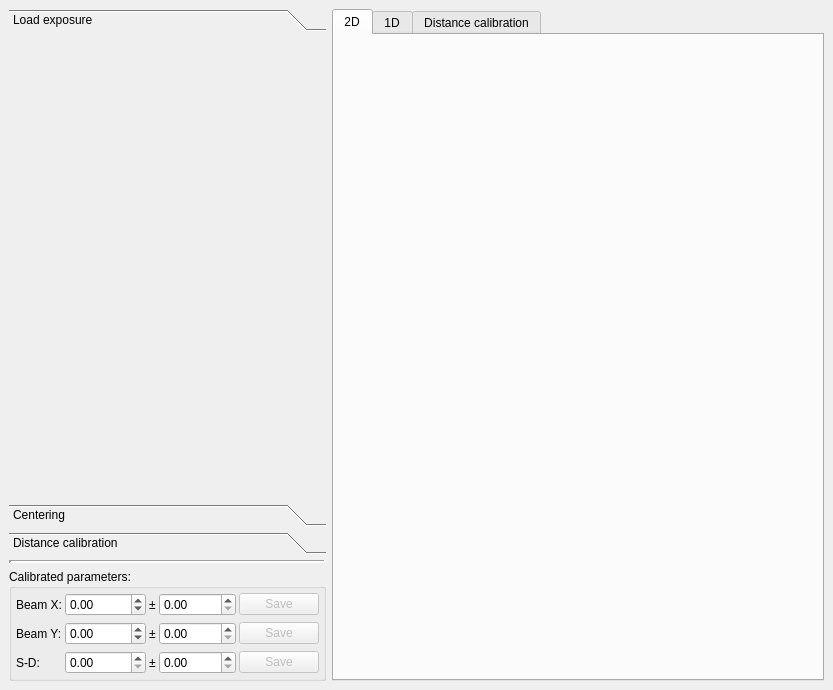
<?xml version="1.0" encoding="UTF-8"?>
<ui version="4.0">
 <class>MainWindow</class>
 <widget class="QMainWindow" name="MainWindow">
  <property name="geometry">
   <rect>
    <x>0</x>
    <y>0</y>
    <width>833</width>
    <height>690</height>
   </rect>
  </property>
  <property name="minimumSize">
   <size>
    <width>0</width>
    <height>0</height>
   </size>
  </property>
  <property name="windowTitle">
   <string>Center and Distance Calibration</string>
  </property>
  <property name="windowIcon">
   <iconset resource="../../../resource/icons/icons.qrc">
    <normaloff>:/icons/calibration.svg</normaloff>:/icons/calibration.svg</iconset>
  </property>
  <widget class="QWidget" name="centralwidget">
   <layout class="QHBoxLayout" name="horizontalLayout">
    <item>
     <widget class="QWidget" name="widget" native="true">
      <property name="sizePolicy">
       <sizepolicy hsizetype="Minimum" vsizetype="Preferred">
        <horstretch>0</horstretch>
        <verstretch>0</verstretch>
       </sizepolicy>
      </property>
      <property name="minimumSize">
       <size>
        <width>0</width>
        <height>0</height>
       </size>
      </property>
      <layout class="QVBoxLayout" name="verticalLayout_2">
       <property name="leftMargin">
        <number>0</number>
       </property>
       <property name="topMargin">
        <number>0</number>
       </property>
       <property name="rightMargin">
        <number>0</number>
       </property>
       <property name="bottomMargin">
        <number>0</number>
       </property>
       <item>
        <widget class="QToolBox" name="toolBox">
         <property name="sizePolicy">
          <sizepolicy hsizetype="Minimum" vsizetype="Expanding">
           <horstretch>0</horstretch>
           <verstretch>0</verstretch>
          </sizepolicy>
         </property>
         <property name="minimumSize">
          <size>
           <width>0</width>
           <height>0</height>
          </size>
         </property>
         <property name="currentIndex">
          <number>0</number>
         </property>
         <widget class="QWidget" name="fsnselectorPage">
          <property name="geometry">
           <rect>
            <x>0</x>
            <y>0</y>
            <width>380</width>
            <height>490</height>
           </rect>
          </property>
          <property name="sizePolicy">
           <sizepolicy hsizetype="Preferred" vsizetype="Preferred">
            <horstretch>0</horstretch>
            <verstretch>0</verstretch>
           </sizepolicy>
          </property>
          <attribute name="label">
           <string>Load exposure</string>
          </attribute>
         </widget>
         <widget class="QWidget" name="centeringPage">
          <property name="geometry">
           <rect>
            <x>0</x>
            <y>0</y>
            <width>380</width>
            <height>490</height>
           </rect>
          </property>
          <property name="sizePolicy">
           <sizepolicy hsizetype="Preferred" vsizetype="Preferred">
            <horstretch>0</horstretch>
            <verstretch>0</verstretch>
           </sizepolicy>
          </property>
          <attribute name="label">
           <string>Centering</string>
          </attribute>
          <layout class="QFormLayout" name="formLayout">
           <item row="0" column="0">
            <widget class="QLabel" name="label_7">
             <property name="sizePolicy">
              <sizepolicy hsizetype="Maximum" vsizetype="Preferred">
               <horstretch>0</horstretch>
               <verstretch>0</verstretch>
              </sizepolicy>
             </property>
             <property name="text">
              <string>Method:</string>
             </property>
            </widget>
           </item>
           <item row="0" column="1">
            <widget class="QComboBox" name="centeringMethodComboBox">
             <property name="sizePolicy">
              <sizepolicy hsizetype="Preferred" vsizetype="Fixed">
               <horstretch>0</horstretch>
               <verstretch>0</verstretch>
              </sizepolicy>
             </property>
            </widget>
           </item>
           <item row="2" column="0">
            <widget class="QLabel" name="label_10">
             <property name="text">
              <string>Description:</string>
             </property>
            </widget>
           </item>
           <item row="3" column="0" colspan="2">
            <widget class="QTextBrowser" name="centeringDescriptionTextBrowser">
             <property name="sizePolicy">
              <sizepolicy hsizetype="Expanding" vsizetype="Expanding">
               <horstretch>0</horstretch>
               <verstretch>1</verstretch>
              </sizepolicy>
             </property>
            </widget>
           </item>
           <item row="5" column="0" colspan="2">
            <widget class="QPushButton" name="centeringPushButton">
             <property name="sizePolicy">
              <sizepolicy hsizetype="Preferred" vsizetype="Fixed">
               <horstretch>0</horstretch>
               <verstretch>0</verstretch>
              </sizepolicy>
             </property>
             <property name="text">
              <string>Find center</string>
             </property>
             <property name="icon">
              <iconset theme="system-run">
               <normaloff>.</normaloff>.</iconset>
             </property>
            </widget>
           </item>
           <item row="6" column="0" colspan="2">
            <spacer name="verticalSpacer">
             <property name="orientation">
              <enum>Qt::Vertical</enum>
             </property>
             <property name="sizeHint" stdset="0">
              <size>
               <width>20</width>
               <height>0</height>
              </size>
             </property>
            </spacer>
           </item>
          </layout>
         </widget>
         <widget class="QWidget" name="distancePage">
          <property name="geometry">
           <rect>
            <x>0</x>
            <y>0</y>
            <width>309</width>
            <height>262</height>
           </rect>
          </property>
          <property name="sizePolicy">
           <sizepolicy hsizetype="Preferred" vsizetype="Preferred">
            <horstretch>0</horstretch>
            <verstretch>0</verstretch>
           </sizepolicy>
          </property>
          <property name="minimumSize">
           <size>
            <width>0</width>
            <height>0</height>
           </size>
          </property>
          <attribute name="label">
           <string>Distance calibration</string>
          </attribute>
          <layout class="QVBoxLayout" name="verticalLayout_3">
           <property name="leftMargin">
            <number>2</number>
           </property>
           <property name="topMargin">
            <number>2</number>
           </property>
           <property name="rightMargin">
            <number>2</number>
           </property>
           <property name="bottomMargin">
            <number>2</number>
           </property>
           <item>
            <widget class="QGroupBox" name="groupBox">
             <property name="sizePolicy">
              <sizepolicy hsizetype="Preferred" vsizetype="Maximum">
               <horstretch>0</horstretch>
               <verstretch>0</verstretch>
              </sizepolicy>
             </property>
             <property name="title">
              <string>Uncalibrated value:</string>
             </property>
             <layout class="QGridLayout" name="gridLayout_2">
              <property name="leftMargin">
               <number>0</number>
              </property>
              <property name="topMargin">
               <number>0</number>
              </property>
              <property name="rightMargin">
               <number>0</number>
              </property>
              <property name="bottomMargin">
               <number>0</number>
              </property>
              <property name="horizontalSpacing">
               <number>1</number>
              </property>
              <item row="0" column="2">
               <widget class="QDoubleSpinBox" name="uncalibratedErrDoubleSpinBox">
                <property name="sizePolicy">
                 <sizepolicy hsizetype="Minimum" vsizetype="Fixed">
                  <horstretch>0</horstretch>
                  <verstretch>0</verstretch>
                 </sizepolicy>
                </property>
                <property name="decimals">
                 <number>6</number>
                </property>
                <property name="maximum">
                 <double>100000.000000000000000</double>
                </property>
               </widget>
              </item>
              <item row="0" column="1">
               <widget class="QLabel" name="label_8">
                <property name="sizePolicy">
                 <sizepolicy hsizetype="Maximum" vsizetype="Preferred">
                  <horstretch>0</horstretch>
                  <verstretch>0</verstretch>
                 </sizepolicy>
                </property>
                <property name="text">
                 <string>±</string>
                </property>
               </widget>
              </item>
              <item row="0" column="0">
               <widget class="QDoubleSpinBox" name="uncalibratedValDoubleSpinBox">
                <property name="sizePolicy">
                 <sizepolicy hsizetype="Minimum" vsizetype="Fixed">
                  <horstretch>0</horstretch>
                  <verstretch>0</verstretch>
                 </sizepolicy>
                </property>
                <property name="decimals">
                 <number>6</number>
                </property>
                <property name="maximum">
                 <double>100000.000000000000000</double>
                </property>
               </widget>
              </item>
              <item row="1" column="0" colspan="3">
               <widget class="QWidget" name="widget_3" native="true">
                <property name="sizePolicy">
                 <sizepolicy hsizetype="Preferred" vsizetype="Maximum">
                  <horstretch>0</horstretch>
                  <verstretch>0</verstretch>
                 </sizepolicy>
                </property>
                <layout class="QHBoxLayout" name="horizontalLayout_2">
                 <property name="leftMargin">
                  <number>0</number>
                 </property>
                 <property name="topMargin">
                  <number>0</number>
                 </property>
                 <property name="rightMargin">
                  <number>0</number>
                 </property>
                 <property name="bottomMargin">
                  <number>0</number>
                 </property>
                 <item>
                  <widget class="QPushButton" name="fitLorentzPushButton">
                   <property name="sizePolicy">
                    <sizepolicy hsizetype="Preferred" vsizetype="Fixed">
                     <horstretch>0</horstretch>
                     <verstretch>0</verstretch>
                    </sizepolicy>
                   </property>
                   <property name="text">
                    <string>Lorentz fit</string>
                   </property>
                  </widget>
                 </item>
                 <item>
                  <widget class="QPushButton" name="fitGaussPushButton">
                   <property name="sizePolicy">
                    <sizepolicy hsizetype="Preferred" vsizetype="Fixed">
                     <horstretch>0</horstretch>
                     <verstretch>0</verstretch>
                    </sizepolicy>
                   </property>
                   <property name="text">
                    <string>Gauss fit</string>
                   </property>
                  </widget>
                 </item>
                </layout>
               </widget>
              </item>
             </layout>
            </widget>
           </item>
           <item>
            <widget class="QGroupBox" name="groupBox_2">
             <property name="sizePolicy">
              <sizepolicy hsizetype="Preferred" vsizetype="Maximum">
               <horstretch>0</horstretch>
               <verstretch>0</verstretch>
              </sizepolicy>
             </property>
             <property name="title">
              <string>Calibrated value:</string>
             </property>
             <layout class="QGridLayout" name="gridLayout_3">
              <property name="leftMargin">
               <number>0</number>
              </property>
              <property name="topMargin">
               <number>0</number>
              </property>
              <property name="rightMargin">
               <number>0</number>
              </property>
              <property name="bottomMargin">
               <number>0</number>
              </property>
              <item row="0" column="1">
               <widget class="QComboBox" name="peakComboBox">
                <property name="sizePolicy">
                 <sizepolicy hsizetype="Minimum" vsizetype="Fixed">
                  <horstretch>0</horstretch>
                  <verstretch>0</verstretch>
                 </sizepolicy>
                </property>
               </widget>
              </item>
              <item row="0" column="0">
               <widget class="QComboBox" name="calibrantComboBox">
                <property name="sizePolicy">
                 <sizepolicy hsizetype="Minimum" vsizetype="Fixed">
                  <horstretch>0</horstretch>
                  <verstretch>0</verstretch>
                 </sizepolicy>
                </property>
               </widget>
              </item>
              <item row="1" column="0" colspan="2">
               <widget class="QWidget" name="widget_4" native="true">
                <layout class="QHBoxLayout" name="horizontalLayout_3">
                 <property name="spacing">
                  <number>1</number>
                 </property>
                 <property name="leftMargin">
                  <number>0</number>
                 </property>
                 <property name="topMargin">
                  <number>0</number>
                 </property>
                 <property name="rightMargin">
                  <number>0</number>
                 </property>
                 <property name="bottomMargin">
                  <number>0</number>
                 </property>
                 <item>
                  <widget class="QDoubleSpinBox" name="calibratedValDoubleSpinBox">
                   <property name="sizePolicy">
                    <sizepolicy hsizetype="Minimum" vsizetype="Fixed">
                     <horstretch>0</horstretch>
                     <verstretch>0</verstretch>
                    </sizepolicy>
                   </property>
                   <property name="decimals">
                    <number>6</number>
                   </property>
                   <property name="maximum">
                    <double>300.000000000000000</double>
                   </property>
                  </widget>
                 </item>
                 <item>
                  <widget class="QLabel" name="label_9">
                   <property name="sizePolicy">
                    <sizepolicy hsizetype="Maximum" vsizetype="Preferred">
                     <horstretch>0</horstretch>
                     <verstretch>0</verstretch>
                    </sizepolicy>
                   </property>
                   <property name="text">
                    <string>±</string>
                   </property>
                  </widget>
                 </item>
                 <item>
                  <widget class="QDoubleSpinBox" name="calibratedErrDoubleSpinBox">
                   <property name="sizePolicy">
                    <sizepolicy hsizetype="Minimum" vsizetype="Fixed">
                     <horstretch>0</horstretch>
                     <verstretch>0</verstretch>
                    </sizepolicy>
                   </property>
                   <property name="decimals">
                    <number>6</number>
                   </property>
                   <property name="maximum">
                    <double>300.000000000000000</double>
                   </property>
                  </widget>
                 </item>
                </layout>
               </widget>
              </item>
             </layout>
            </widget>
           </item>
           <item>
            <widget class="QWidget" name="widget_5" native="true">
             <property name="sizePolicy">
              <sizepolicy hsizetype="Preferred" vsizetype="Preferred">
               <horstretch>0</horstretch>
               <verstretch>0</verstretch>
              </sizepolicy>
             </property>
             <property name="minimumSize">
              <size>
               <width>0</width>
               <height>0</height>
              </size>
             </property>
             <layout class="QHBoxLayout" name="horizontalLayout_4">
              <property name="leftMargin">
               <number>0</number>
              </property>
              <property name="topMargin">
               <number>0</number>
              </property>
              <property name="rightMargin">
               <number>0</number>
              </property>
              <property name="bottomMargin">
               <number>0</number>
              </property>
              <item>
               <widget class="QPushButton" name="addPairPushButton">
                <property name="sizePolicy">
                 <sizepolicy hsizetype="Preferred" vsizetype="Fixed">
                  <horstretch>0</horstretch>
                  <verstretch>0</verstretch>
                 </sizepolicy>
                </property>
                <property name="text">
                 <string/>
                </property>
                <property name="icon">
                 <iconset theme="list-add">
                  <normaloff>.</normaloff>.</iconset>
                </property>
               </widget>
              </item>
              <item>
               <widget class="QPushButton" name="removePairPushButton">
                <property name="sizePolicy">
                 <sizepolicy hsizetype="Preferred" vsizetype="Fixed">
                  <horstretch>0</horstretch>
                  <verstretch>0</verstretch>
                 </sizepolicy>
                </property>
                <property name="text">
                 <string/>
                </property>
                <property name="icon">
                 <iconset theme="list-remove">
                  <normaloff>.</normaloff>.</iconset>
                </property>
               </widget>
              </item>
             </layout>
            </widget>
           </item>
           <item>
            <widget class="QTreeView" name="pairsTreeView">
             <property name="sizePolicy">
              <sizepolicy hsizetype="Preferred" vsizetype="Expanding">
               <horstretch>0</horstretch>
               <verstretch>0</verstretch>
              </sizepolicy>
             </property>
             <property name="alternatingRowColors">
              <bool>true</bool>
             </property>
             <property name="selectionMode">
              <enum>QAbstractItemView::SingleSelection</enum>
             </property>
             <property name="uniformRowHeights">
              <bool>true</bool>
             </property>
             <property name="itemsExpandable">
              <bool>false</bool>
             </property>
             <property name="expandsOnDoubleClick">
              <bool>false</bool>
             </property>
            </widget>
           </item>
          </layout>
         </widget>
        </widget>
       </item>
       <item>
        <widget class="Line" name="line">
         <property name="lineWidth">
          <number>3</number>
         </property>
         <property name="orientation">
          <enum>Qt::Horizontal</enum>
         </property>
        </widget>
       </item>
       <item>
        <widget class="QGroupBox" name="groupBox">
         <property name="sizePolicy">
          <sizepolicy hsizetype="Preferred" vsizetype="Preferred">
           <horstretch>0</horstretch>
           <verstretch>0</verstretch>
          </sizepolicy>
         </property>
         <property name="minimumSize">
          <size>
           <width>50</width>
           <height>0</height>
          </size>
         </property>
         <property name="title">
          <string>Calibrated parameters:</string>
         </property>
         <property name="flat">
          <bool>false</bool>
         </property>
         <property name="checkable">
          <bool>false</bool>
         </property>
         <layout class="QGridLayout" name="gridLayout">
          <property name="leftMargin">
           <number>4</number>
          </property>
          <property name="topMargin">
           <number>4</number>
          </property>
          <property name="rightMargin">
           <number>4</number>
          </property>
          <property name="bottomMargin">
           <number>4</number>
          </property>
          <property name="horizontalSpacing">
           <number>3</number>
          </property>
          <item row="0" column="0">
           <widget class="QLabel" name="label">
            <property name="text">
             <string>Beam X:</string>
            </property>
           </widget>
          </item>
          <item row="1" column="0">
           <widget class="QLabel" name="label_3">
            <property name="text">
             <string>Beam Y:</string>
            </property>
           </widget>
          </item>
          <item row="2" column="0">
           <widget class="QLabel" name="label_4">
            <property name="text">
             <string>S-D:</string>
            </property>
           </widget>
          </item>
          <item row="0" column="4">
           <widget class="QPushButton" name="saveBeamXPushButton">
            <property name="enabled">
             <bool>false</bool>
            </property>
            <property name="text">
             <string>Save</string>
            </property>
            <property name="icon">
             <iconset theme="document-save">
              <normaloff>.</normaloff>.</iconset>
            </property>
           </widget>
          </item>
          <item row="0" column="3">
           <widget class="QDoubleSpinBox" name="beamXErrDoubleSpinBox">
            <property name="sizePolicy">
             <sizepolicy hsizetype="Minimum" vsizetype="Fixed">
              <horstretch>1</horstretch>
              <verstretch>0</verstretch>
             </sizepolicy>
            </property>
            <property name="maximum">
             <double>10000.000000000000000</double>
            </property>
           </widget>
          </item>
          <item row="0" column="1">
           <widget class="QDoubleSpinBox" name="beamXDoubleSpinBox">
            <property name="sizePolicy">
             <sizepolicy hsizetype="Minimum" vsizetype="Fixed">
              <horstretch>1</horstretch>
              <verstretch>0</verstretch>
             </sizepolicy>
            </property>
            <property name="minimum">
             <double>-10000.000000000000000</double>
            </property>
            <property name="maximum">
             <double>10000.000000000000000</double>
            </property>
           </widget>
          </item>
          <item row="1" column="1">
           <widget class="QDoubleSpinBox" name="beamYDoubleSpinBox">
            <property name="sizePolicy">
             <sizepolicy hsizetype="Minimum" vsizetype="Fixed">
              <horstretch>1</horstretch>
              <verstretch>0</verstretch>
             </sizepolicy>
            </property>
            <property name="minimum">
             <double>-10000.000000000000000</double>
            </property>
            <property name="maximum">
             <double>10000.000000000000000</double>
            </property>
           </widget>
          </item>
          <item row="2" column="1">
           <widget class="QDoubleSpinBox" name="sdDistDoubleSpinBox">
            <property name="sizePolicy">
             <sizepolicy hsizetype="Minimum" vsizetype="Fixed">
              <horstretch>1</horstretch>
              <verstretch>0</verstretch>
             </sizepolicy>
            </property>
            <property name="maximum">
             <double>10000.000000000000000</double>
            </property>
           </widget>
          </item>
          <item row="2" column="3">
           <widget class="QDoubleSpinBox" name="sdDistErrDoubleSpinBox">
            <property name="sizePolicy">
             <sizepolicy hsizetype="Minimum" vsizetype="Fixed">
              <horstretch>1</horstretch>
              <verstretch>0</verstretch>
             </sizepolicy>
            </property>
            <property name="buttonSymbols">
             <enum>QAbstractSpinBox::UpDownArrows</enum>
            </property>
            <property name="maximum">
             <double>10000.000000000000000</double>
            </property>
           </widget>
          </item>
          <item row="1" column="4">
           <widget class="QPushButton" name="saveBeamYPushButton">
            <property name="enabled">
             <bool>false</bool>
            </property>
            <property name="text">
             <string>Save</string>
            </property>
            <property name="icon">
             <iconset theme="document-save">
              <normaloff>.</normaloff>.</iconset>
            </property>
           </widget>
          </item>
          <item row="1" column="3">
           <widget class="QDoubleSpinBox" name="beamYErrDoubleSpinBox">
            <property name="sizePolicy">
             <sizepolicy hsizetype="Minimum" vsizetype="Fixed">
              <horstretch>1</horstretch>
              <verstretch>0</verstretch>
             </sizepolicy>
            </property>
            <property name="maximum">
             <double>10000.000000000000000</double>
            </property>
           </widget>
          </item>
          <item row="2" column="4">
           <widget class="QPushButton" name="saveSDDistPushButton">
            <property name="enabled">
             <bool>false</bool>
            </property>
            <property name="text">
             <string>Save</string>
            </property>
            <property name="icon">
             <iconset theme="document-save">
              <normaloff>.</normaloff>.</iconset>
            </property>
           </widget>
          </item>
          <item row="0" column="2">
           <widget class="QLabel" name="label_2">
            <property name="text">
             <string>±</string>
            </property>
           </widget>
          </item>
          <item row="1" column="2">
           <widget class="QLabel" name="label_5">
            <property name="text">
             <string>±</string>
            </property>
           </widget>
          </item>
          <item row="2" column="2">
           <widget class="QLabel" name="label_6">
            <property name="text">
             <string>±</string>
            </property>
           </widget>
          </item>
         </layout>
        </widget>
       </item>
      </layout>
     </widget>
    </item>
    <item>
     <widget class="QTabWidget" name="tabWidget">
      <property name="sizePolicy">
       <sizepolicy hsizetype="Expanding" vsizetype="Expanding">
        <horstretch>1</horstretch>
        <verstretch>0</verstretch>
       </sizepolicy>
      </property>
      <property name="currentIndex">
       <number>0</number>
      </property>
      <widget class="QWidget" name="tab2D">
       <property name="sizePolicy">
        <sizepolicy hsizetype="Expanding" vsizetype="Preferred">
         <horstretch>0</horstretch>
         <verstretch>0</verstretch>
        </sizepolicy>
       </property>
       <attribute name="title">
        <string>2D</string>
       </attribute>
      </widget>
      <widget class="QWidget" name="tab1D">
       <property name="sizePolicy">
        <sizepolicy hsizetype="Expanding" vsizetype="Preferred">
         <horstretch>0</horstretch>
         <verstretch>0</verstretch>
        </sizepolicy>
       </property>
       <attribute name="title">
        <string>1D</string>
       </attribute>
      </widget>
      <widget class="QWidget" name="tabDistance">
       <property name="sizePolicy">
        <sizepolicy hsizetype="Expanding" vsizetype="Preferred">
         <horstretch>0</horstretch>
         <verstretch>0</verstretch>
        </sizepolicy>
       </property>
       <attribute name="title">
        <string>Distance calibration</string>
       </attribute>
      </widget>
     </widget>
    </item>
   </layout>
  </widget>
 </widget>
 <resources>
  <include location="../../../resource/icons/icons.qrc"/>
 </resources>
 <connections/>
</ui>
